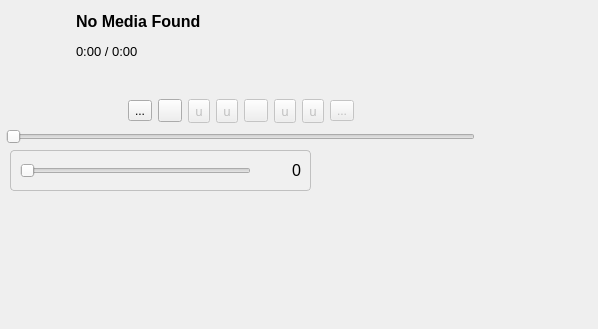
<?xml version="1.0" encoding="UTF-8"?>
<ui version="4.0">
 <class>Player</class>
 <widget class="QWidget" name="Player">
  <property name="geometry">
   <rect>
    <x>0</x>
    <y>0</y>
    <width>598</width>
    <height>329</height>
   </rect>
  </property>
  <property name="windowTitle">
   <string>Player</string>
  </property>
  <widget class="QWidget" name="verticalLayoutWidget">
   <property name="geometry">
    <rect>
     <x>0</x>
     <y>0</y>
     <width>481</width>
     <height>150</height>
    </rect>
   </property>
   <layout class="QVBoxLayout" name="verticalLayout">
    <property name="leftMargin">
     <number>6</number>
    </property>
    <property name="topMargin">
     <number>6</number>
    </property>
    <property name="rightMargin">
     <number>6</number>
    </property>
    <property name="bottomMargin">
     <number>6</number>
    </property>
    <item>
     <widget class="QWidget" name="widget" native="true">
      <property name="minimumSize">
       <size>
        <width>0</width>
        <height>70</height>
       </size>
      </property>
      <widget class="QLabel" name="label_playSong">
       <property name="geometry">
        <rect>
         <x>70</x>
         <y>0</y>
         <width>311</width>
         <height>31</height>
        </rect>
       </property>
       <property name="font">
        <font>
         <pointsize>12</pointsize>
         <bold>true</bold>
        </font>
       </property>
       <property name="text">
        <string>No Media Found</string>
       </property>
       <property name="scaledContents">
        <bool>true</bool>
       </property>
      </widget>
      <widget class="QLabel" name="label_playImage">
       <property name="geometry">
        <rect>
         <x>0</x>
         <y>0</y>
         <width>61</width>
         <height>61</height>
        </rect>
       </property>
       <property name="text">
        <string/>
       </property>
       <property name="pixmap">
        <pixmap resource="resource.qrc">:/assets/Default.jpg</pixmap>
       </property>
       <property name="scaledContents">
        <bool>true</bool>
       </property>
      </widget>
      <widget class="QLabel" name="label_playProcess">
       <property name="geometry">
        <rect>
         <x>70</x>
         <y>30</y>
         <width>311</width>
         <height>31</height>
        </rect>
       </property>
       <property name="font">
        <font>
         <pointsize>10</pointsize>
         <bold>false</bold>
        </font>
       </property>
       <property name="text">
        <string>0:00 / 0:00</string>
       </property>
      </widget>
     </widget>
    </item>
    <item>
     <spacer name="verticalSpacer">
      <property name="orientation">
       <enum>Qt::Orientation::Vertical</enum>
      </property>
      <property name="sizeHint" stdset="0">
       <size>
        <width>20</width>
        <height>40</height>
       </size>
      </property>
     </spacer>
    </item>
    <item>
     <layout class="QHBoxLayout" name="horizontalLayout">
      <item>
       <spacer name="horizontalSpacer">
        <property name="orientation">
         <enum>Qt::Orientation::Horizontal</enum>
        </property>
        <property name="sizeHint" stdset="0">
         <size>
          <width>40</width>
          <height>20</height>
         </size>
        </property>
       </spacer>
      </item>
      <item>
       <widget class="QToolButton" name="toolButton_StopSong">
        <property name="toolTip">
         <string>停止</string>
        </property>
        <property name="text">
         <string>...</string>
        </property>
        <property name="icon">
         <iconset resource="resource.qrc">
          <normaloff>:/assets/stopSong.svg</normaloff>:/assets/stopSong.svg</iconset>
        </property>
       </widget>
      </item>
      <item>
       <widget class="QToolButton" name="toolButton_PlayMode">
        <property name="text">
         <string/>
        </property>
       </widget>
      </item>
      <item>
       <widget class="QToolButton" name="toolButton_LastSong">
        <property name="enabled">
         <bool>false</bool>
        </property>
        <property name="font">
         <font>
          <family>Wingdings 3</family>
         </font>
        </property>
        <property name="toolTip">
         <string>上一首</string>
        </property>
        <property name="text">
         <string>u</string>
        </property>
        <property name="icon">
         <iconset resource="resource.qrc">
          <normaloff>:/assets/lastSong.svg</normaloff>:/assets/lastSong.svg</iconset>
        </property>
       </widget>
      </item>
      <item>
       <widget class="QToolButton" name="toolButton_Backward">
        <property name="enabled">
         <bool>false</bool>
        </property>
        <property name="font">
         <font>
          <family>Wingdings 3</family>
         </font>
        </property>
        <property name="toolTip">
         <string>快退 3 秒</string>
        </property>
        <property name="text">
         <string>u</string>
        </property>
        <property name="icon">
         <iconset resource="resource.qrc">
          <normaloff>:/assets/backward.svg</normaloff>:/assets/backward.svg</iconset>
        </property>
       </widget>
      </item>
      <item>
       <widget class="QToolButton" name="toolButton_PlayPauseSong">
        <property name="enabled">
         <bool>false</bool>
        </property>
        <property name="font">
         <font>
          <family>Wingdings 3</family>
         </font>
        </property>
        <property name="toolTip">
         <string>播放/暂停</string>
        </property>
        <property name="text">
         <string/>
        </property>
       </widget>
      </item>
      <item>
       <widget class="QToolButton" name="toolButton_Forward">
        <property name="enabled">
         <bool>false</bool>
        </property>
        <property name="font">
         <font>
          <family>Wingdings 3</family>
         </font>
        </property>
        <property name="toolTip">
         <string>快进 3 秒</string>
        </property>
        <property name="text">
         <string>u</string>
        </property>
        <property name="icon">
         <iconset resource="resource.qrc">
          <normaloff>:/assets/forward.svg</normaloff>:/assets/forward.svg</iconset>
        </property>
       </widget>
      </item>
      <item>
       <widget class="QToolButton" name="toolButton_NextSong">
        <property name="enabled">
         <bool>false</bool>
        </property>
        <property name="font">
         <font>
          <family>Wingdings 3</family>
         </font>
        </property>
        <property name="toolTip">
         <string>下一首</string>
        </property>
        <property name="text">
         <string>u</string>
        </property>
        <property name="icon">
         <iconset resource="resource.qrc">
          <normaloff>:/assets/nextSong.svg</normaloff>:/assets/nextSong.svg</iconset>
        </property>
       </widget>
      </item>
      <item>
       <widget class="QToolButton" name="toolButton_Volume">
        <property name="enabled">
         <bool>false</bool>
        </property>
        <property name="toolTip">
         <string>音量</string>
        </property>
        <property name="text">
         <string>...</string>
        </property>
        <property name="icon">
         <iconset resource="resource.qrc">
          <normaloff>:/assets/声音-大_volume-notice.svg</normaloff>:/assets/声音-大_volume-notice.svg</iconset>
        </property>
       </widget>
      </item>
      <item>
       <spacer name="horizontalSpacer_2">
        <property name="orientation">
         <enum>Qt::Orientation::Horizontal</enum>
        </property>
        <property name="sizeHint" stdset="0">
         <size>
          <width>40</width>
          <height>20</height>
         </size>
        </property>
       </spacer>
      </item>
     </layout>
    </item>
    <item>
     <widget class="QSlider" name="playPositionSlider">
      <property name="orientation">
       <enum>Qt::Orientation::Horizontal</enum>
      </property>
     </widget>
    </item>
   </layout>
  </widget>
  <widget class="QWidget" name="widget_volume" native="true">
   <property name="geometry">
    <rect>
     <x>10</x>
     <y>150</y>
     <width>301</width>
     <height>41</height>
    </rect>
   </property>
   <property name="styleSheet">
    <string notr="true">QWidget {
background-color: rgb(240, 240, 240);
border: 1px solid rgb(192, 192, 192);
border-radius: 4px;
}

QLabel {
border: 0px;
}</string>
   </property>
   <widget class="QLabel" name="label_volume">
    <property name="geometry">
     <rect>
      <x>250</x>
      <y>10</y>
      <width>41</width>
      <height>21</height>
     </rect>
    </property>
    <property name="font">
     <font>
      <pointsize>12</pointsize>
     </font>
    </property>
    <property name="text">
     <string>0</string>
    </property>
    <property name="alignment">
     <set>Qt::AlignmentFlag::AlignRight|Qt::AlignmentFlag::AlignTrailing|Qt::AlignmentFlag::AlignVCenter</set>
    </property>
   </widget>
   <widget class="QSlider" name="volumeSlider">
    <property name="geometry">
     <rect>
      <x>10</x>
      <y>10</y>
      <width>231</width>
      <height>21</height>
     </rect>
    </property>
    <property name="styleSheet">
     <string notr="true">border: 0px;</string>
    </property>
    <property name="orientation">
     <enum>Qt::Orientation::Horizontal</enum>
    </property>
   </widget>
  </widget>
 </widget>
 <resources>
  <include location="resource.qrc"/>
 </resources>
 <connections/>
</ui>
